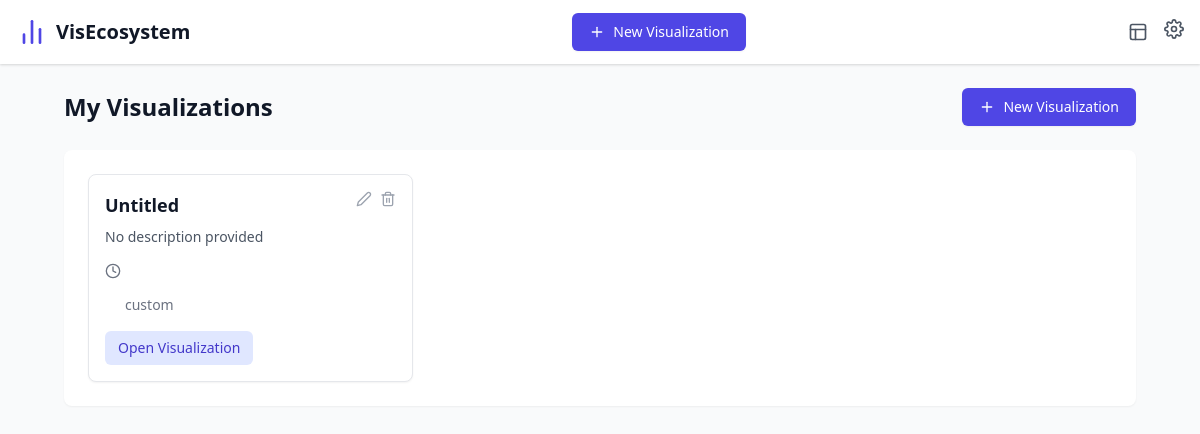
Before: / with the older database file.
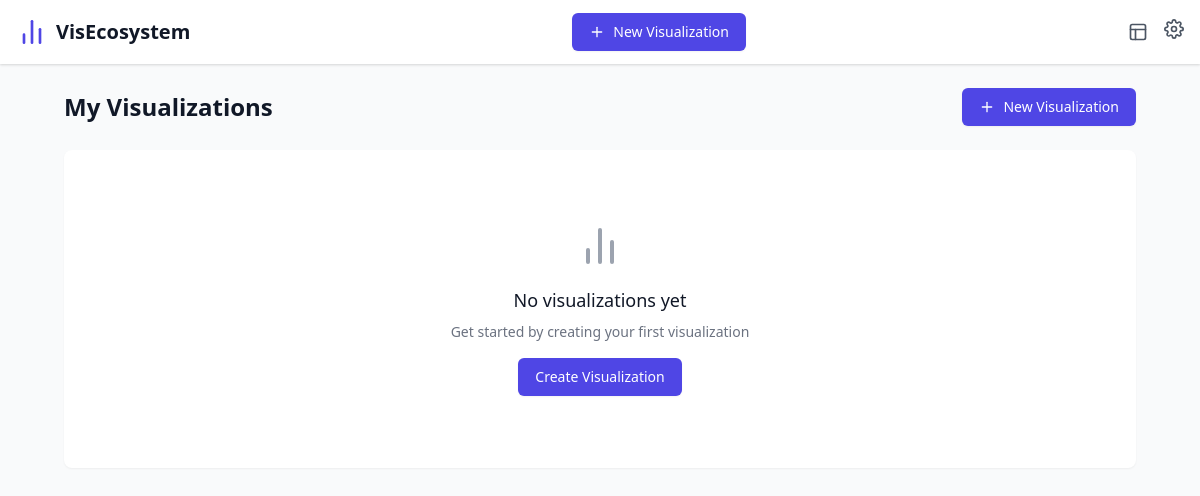
After: the same page with the newer database file.
### core/models.py (models this page shows, shortened)
class Visualization(db.Model):
    id = db.Column(db.Integer, primary_key=True)
    name = db.Column(db.String(100), nullable=False)
    description = db.Column(db.Text)
    source_file = db.Column(db.String(255))  # Original data source filename
    chart_type = db.Column(db.String(50), nullable=False)
    config = db.Column(db.Text, nullable=False)  # JSON string of Plotly config
    created_at = db.Column(db.DateTime, default=datetime.utcnow)
    updated_at = db.Column(db.DateTime, default=datetime.utcnow, onupdate=datetime.utcnow)
    is_template = db.Column(db.Boolean, default=False)  # Flag for template visualizations
    tags = db.Column(db.String(255))  # Comma-separated tags for categorization
    def to_dict(self):
        return {
            'id': self.id,
            'name': self.name,
            'description': self.description,
            'source_file': self.source_file,
            'chart_type': self.chart_type,
            'config': json.loads(self.config),
            'created_at': self.created_at.isoformat(),
            'updated_at': self.updated_at.isoformat(),
            'is_template': self.is_template,
            'tags': self.tags.split(',') if self.tags else []
        }

### core/app.py (the view)
    @app.route('/')
    def home():
        recent_vizs = Visualization.query.filter_by(is_template=False).order_by(desc(Visualization.updated_at)).limit(5).all()
        templates = Visualization.query.filter_by(is_template=True).all()
        recent_datasets = Dataset.query.order_by(desc(Dataset.last_used)).limit(5).all()
        return render_template(
            'index.html',
            recent_vizs=[viz.to_dict() for viz in recent_vizs],
            templates=[viz.to_dict() for viz in templates],
            recent_datasets=[ds.to_dict() for ds in recent_datasets],
            plotly_config=app.config.get('PLOTLY_CONFIG', {})
        )

### templates/index.html (shortened to what this page needs)
{% extends "base.html" %}
{% block content %}
<div class="max-w-7xl mx-auto px-4 sm:px-6 lg:px-8">
    <div class="flex justify-between items-center mb-6">
        <h1 class="text-2xl font-bold text-gray-900">My Visualizations</h1>
        <a href="{{ url_for('viz.create') }}"
           class="inline-flex items-center px-4 py-2 border border-transparent rounded-md shadow-sm text-sm font-medium text-white bg-indigo-600 hover:bg-indigo-700">
            <i data-feather="plus" class="w-4 h-4 mr-2"></i>
            New Visualization
        </a>
    </div>
    <div class="bg-white rounded-lg shadow-sm">
        <div class="p-6">
            {% if recent_vizs %}
                <div class="grid grid-cols-1 md:grid-cols-2 lg:grid-cols-3 gap-6">
                    {% for viz in recent_vizs %}
                    <div class="bg-white border rounded-lg shadow-sm hover:shadow-md transition-shadow duration-200">
                        <div class="p-4">
                            <div class="flex justify-between items-start">
                                <h3 class="text-lg font-semibold text-gray-900">{{ viz.name }}</h3>
                                <div class="flex space-x-2">
                                    <button onclick="editVisualization({{ viz.id }})"
                                            class="text-gray-400 hover:text-indigo-600">
                                        <i data-feather="edit-2" class="w-4 h-4"></i>
                                    </button>
                                    <button onclick="deleteVisualization({{ viz.id }})"
                                            class="text-gray-400 hover:text-red-600">
                                        <i data-feather="trash-2" class="w-4 h-4"></i>
                                    </button>
                                </div>
                            </div>
                            <p class="mt-2 text-sm text-gray-600">
                                {{ viz.description if viz.description else 'No description provided' }}
                            </p>
                            <div class="mt-4 flex items-center text-sm text-gray-500">
                                <i data-feather="clock" class="w-4 h-4 mr-1"></i>
                            </div>
                            <div class="mt-4 flex items-center text-sm text-gray-500">
                                <i data-feather="{{ viz.chart_type|lower }}" class="w-4 h-4 mr-1"></i>
                                <span>{{ viz.chart_type }}</span>
                            </div>
                            <div class="mt-4">
                                <a href="{{ url_for('viz.edit', viz_id=viz.id) }}"
                                   class="inline-flex items-center px-3 py-2 border border-transparent text-sm leading-4 font-medium rounded-md text-indigo-700 bg-indigo-100 hover:bg-indigo-200">
                                    Open Visualization
                                </a>
                            </div>
                        </div>
                    </div>
                    {% endfor %}
                </div>
            {% else %}
                <div class="text-center py-12">
                    <i data-feather="bar-chart-2" class="w-12 h-12 mx-auto text-gray-400 mb-4"></i>
                    <h3 class="text-lg font-medium text-gray-900">No visualizations yet</h3>
                    <p class="mt-2 text-sm text-gray-500">Get started by creating your first visualization</p>
                    <a href="{{ url_for('viz.create') }}"
                       class="mt-4 inline-flex items-center px-4 py-2 border border-transparent rounded-md shadow-sm text-sm font-medium text-white bg-indigo-600 hover:bg-indigo-700">
                        Create Visualization
                    </a>
                </div>
            {% endif %}
        </div>
    </div>
</div>
{% endblock %}

### templates/base.html (shortened to what this page needs)
<!DOCTYPE html>
<html lang="en">
<head>
    <link href="https://cdn.jsdelivr.net/npm/tailwindcss@2.2.19/dist/tailwind.min.css" rel="stylesheet">
    <link href="{{ url_for('static', filename='css/visualization-editor.css') }}" rel="stylesheet">
</head>
<body class="bg-gray-50 min-h-screen">
    <nav class="bg-white shadow">
        <div class="max-w-7xl mx-auto px-4">
            <div class="flex justify-between h-16">
                <div class="flex">
                    <div class="flex-shrink-0 flex items-center">
                        <a href="/" class="flex items-center space-x-2">
                            <i data-feather="bar-chart-2" class="h-8 w-8 text-indigo-600"></i>
                            <span class="text-xl font-semibold text-gray-900">VisEcosystem</span>
                        </a>
                    </div>
                </div>
                <div class="flex items-center">
                    <a href="/viz/create" class="inline-flex items-center px-4 py-2 border border-transparent rounded-md shadow-sm text-sm font-medium text-white bg-indigo-600 hover:bg-indigo-700">
                        <i data-feather="plus" class="w-4 h-4 mr-2"></i>
                        New Visualization
                    </a>
                </div>
                <div class="flex items-center space-x-4">
                    <a href="/viz/templates" class="text-gray-600 hover:text-gray-900">
                        <i data-feather="layout" class="w-5 h-5"></i>
                    </a>
                    <div class="relative">
                        <button class="text-gray-600 hover:text-gray-900">
                            <i data-feather="settings" class="w-5 h-5"></i>
                        </button>
                    </div>
                </div>
            </div>
        </div>
    </nav>
    <main class="max-w-7xl mx-auto py-6 px-4 sm:px-6 lg:px-8">
        {% block content %}{% endblock %}
    </main>
</body>
</html>

Changed rows visible on the page:
removed Visualization: name "Untitled", description "No description provided", chart_type "custom"
Other visible differences:
text now shown: "No visualizations yet Get started by creating your first visualization Create Visualization"
